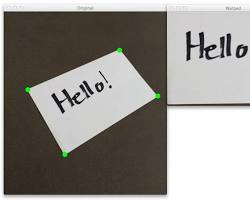
#> input picture input_image.jpeg, 250 x 200 px
$ jupyter execute --allow-errors 'AbhiPandey-23BAI10909-Smart_Scan_AI (Code).ipynb'   (shell and % lines are left out)
#> lines starting #> are read from the running program, lines starting #| are printed output that depends on the picture; after the words box and inside, x2 and y2 are one past the last pixel; in counts of white or black regions, pixels touching at a corner belong together
Part 1: Initial Setup and Image Formation

[cell 1]
import cv2
import numpy as np
import imutils
from google.colab.patches import cv2_imshow
from google.colab import files

def get_perspective_warp(img, pts, ratio):
    """Calculates the transformation matrix and warps the image (Module 1)"""
    pts = pts.reshape(4, 2) * ratio
    rect = np.zeros((4, 2), dtype="float32")
    s = pts.sum(axis=1)
    rect[0], rect[2] = pts[np.argmin(s)], pts[np.argmax(s)]
    diff = np.diff(pts, axis=1)
    rect[1], rect[3] = pts[np.argmin(diff)], pts[np.argmax(diff)]

    (tl, tr, br, bl) = rect
    w = int(max(np.linalg.norm(br-bl), np.linalg.norm(tr-tl)))
    h = int(max(np.linalg.norm(tr-br), np.linalg.norm(tl-bl)))

    dst = np.array([[0,0], [w-1,0], [w-1,h-1], [0,h-1]], dtype="float32")
    M = cv2.getPerspectiveTransform(rect, dst)
    return cv2.warpPerspective(img, M, (w, h))

# File Upload Logic
print("Upload your document:")
uploaded = files.upload()
#> the answer given: input_image.jpeg
file_name = list(uploaded.keys())[0]

image = cv2.imread(file_name)
#> image is the input picture: shape (200, 250, 3); mean B, G, R 137.9, 142.8, 146.5
orig = image.copy()
ratio = image.shape[0] / 500.0
#> ratio = 0.4
image = imutils.resize(image, height=500)
#> image: shape (500, 625, 3)

Part 2: Pre-processing & Edge Detection

[cell 2]
# 1. Enhancement (Module 2)
gray = cv2.cvtColor(image, cv2.COLOR_BGR2GRAY)
blurred = cv2.bilateralFilter(gray, 9, 75, 75) # Noise reduction while keeping edges

# 2. Morphological Closing (Module 2)
kernel = np.ones((5,5), np.uint8)
morphed = cv2.morphologyEx(blurred, cv2.MORPH_CLOSE, kernel)

# 3. Edge Detection (Module 3)
edged = cv2.Canny(morphed, 75, 200)
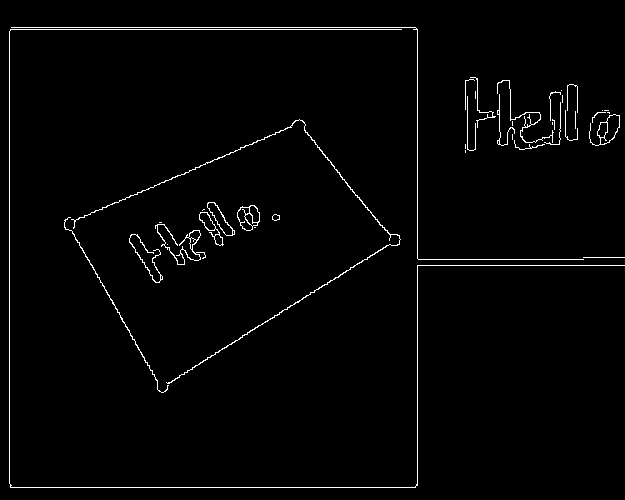
#> edged: shape (500, 625); 1.8% white in thin lines or dots
edged = cv2.dilate(edged, None, iterations=1) # Ensure contour is solid
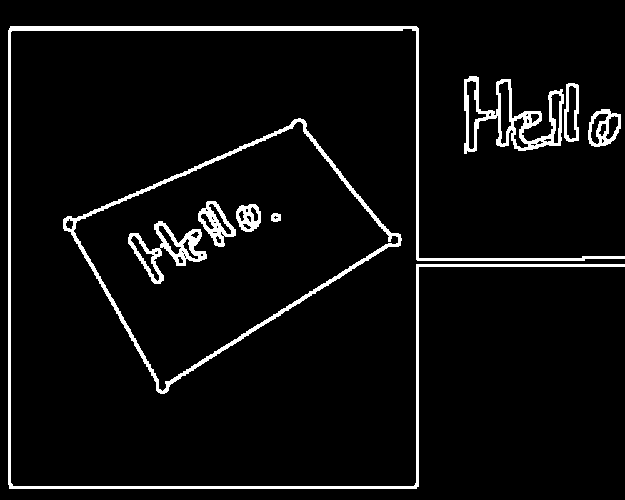
#> edged: shape (500, 625); 5.4% white; 9 white regions

# 4. Find Contours
cnts = cv2.findContours(edged.copy(), cv2.RETR_LIST, cv2.CHAIN_APPROX_SIMPLE)
#> cnts = 54 contours, 21 with area under 20; largest, box (x1, y1, x2, y2) and area: (63, 118, 402, 394) 46013, (73, 121, 399, 392) 43151, (8, 26, 625, 489) 5087, (464, 76, 564, 154) 3430, (128, 221, 207, 284) 1845
cnts = imutils.grab_contours(cnts)
cnts = sorted(cnts, key=cv2.contourArea, reverse=True)[:5]
#> cnts = 5 contours; box (x1, y1, x2, y2) and area: (63, 118, 402, 394) 46013, (73, 121, 399, 392) 43151, (8, 26, 625, 489) 5087, (464, 76, 564, 154) 3430, (128, 221, 207, 284) 1845

screenCnt = None
for c in cnts:
    peri = cv2.arcLength(c, True)
    approx = cv2.approxPolyDP(c, 0.02 * peri, True)
    if len(approx) == 4:
        screenCnt = approx
        break
#> this loop made 1 pass
#> (peri, screenCnt) on pass 1: (1008.2, [[303, 119], [63, 219], [158, 392], [400, 245]])

Part 3:Segmentation & Final Enhancement

[cell 3]
if screenCnt is not None:
    # 1. Perspective Warp (Module 1)
    warped = get_perspective_warp(orig, screenCnt, ratio)
#> in get_perspective_warp, `pts = pts.reshape(4, 2) * ratio`: pts = [[121.2, 47.6], [25.2, 87.6], [63.2, 156.8], [160, 98]]
#> in get_perspective_warp, `s = pts.sum(axis=1)`: s = [168.8, 112.8, 220, 258]
#> in get_perspective_warp, `diff = np.diff(pts, axis=1)`: diff = [-73.6, 62.4, 93.6, -62]
#> in get_perspective_warp, `return cv2.warpPerspective(img, M, (w, h))`:
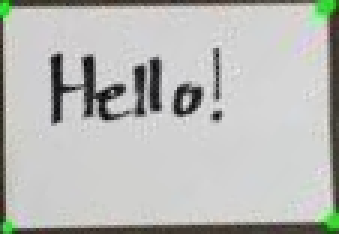
#> returned value: shape (78, 113, 3) (shown 3 times larger); mean of channels 0, 1, 2 183.6, 186.9, 185.8; drawn as B, G, R
    warped_gray = cv2.cvtColor(warped, cv2.COLOR_BGR2GRAY)

    # 2. Adaptive Thresholding (Module 4/Segmentation logic)
    # Using Gaussian adaptive threshold for better text extraction
    thresh = cv2.adaptiveThreshold(warped_gray, 255, cv2.ADAPTIVE_THRESH_GAUSSIAN_C,
                                   cv2.THRESH_BINARY, 11, 2)
#> thresh: shape (78, 113); 82.2% white; 127 black regions (119 under 20 px), largest, box (x1, y1, x2, y2) and area: (4, 74, 113, 78) 313, (17, 17, 49, 42) 298, (109, 0, 113, 73) 192

    # 3. Final Cleanup (Module 2)
    # Erode to sharpen text, then resize for display
    kernel_small = np.ones((2, 2), np.uint8)
    final_scan = cv2.erode(thresh, kernel_small, iterations=1)
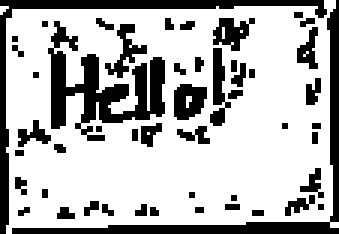
#> final_scan: shape (78, 113) (shown 3 times larger); 71.2% white; 50 black regions (35 under 20 px), largest, box (x1, y1, x2, y2) and area: (16, 7, 55, 47) 584, (4, 0, 113, 78) 522, (0, 0, 109, 78) 485

    print("--- Final Scanned Output ---")
    cv2_imshow(imutils.resize(final_scan, height=500))
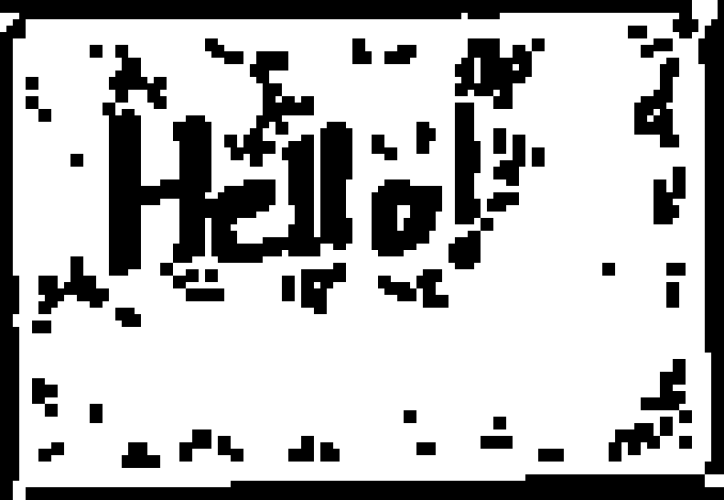
#> shown: shape (500, 724); min 0, max 255, mean 181.5
else:
    print("Error: Could not find document outline.")

Part 4: Classification & Analysis

[cell 4]
if screenCnt is not None:
    # 1. Aspect Ratio Classification
    h, w = warped.shape[:2]
#> h = 78; w = 113
    ar = w / float(h)
#> ar = 1.45

    if 0.6 < ar < 0.8: doc_type = "A4 Page"
    elif 1.2 < ar < 1.6: doc_type = "ID/Business Card"
    elif ar < 0.4: doc_type = "Receipt"
    else: doc_type = "Generic Document"

    # 2. Quality Score (Histogram Standard Deviation)
    std_dev = np.std(final_scan)
#> std_dev = 115.5
    status = "SUCCESS" if std_dev > 100 else "POOR QUALITY"
#> status = 'SUCCESS'
    color = (0, 255, 0) if status == "SUCCESS" else (0, 0, 255)
#> color = (0, 255, 0)

    # 3. Final Result Overlay
    result_img = warped.copy()
    cv2.putText(result_img, f"Type: {doc_type} | {status}", (20, 40),
                cv2.FONT_HERSHEY_SIMPLEX, 0.7, color, 2)
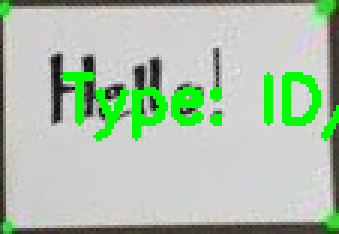
#> result_img: shape (78, 113, 3) (shown 3 times larger); 7.03% of pixels changed, all inside (x1, y1, x2, y2) = (20, 24, 113, 47)

    print(f"\nDetection Summary: {doc_type}")
    cv2_imshow(imutils.resize(result_img, height=400))

Part 5: OCR & Structured Summary

[cell 5]
import cv2
import numpy as np
import imutils
import pytesseract
import re
from google.colab.patches import cv2_imshow
from google.colab import files

# [15 lines left out: function get_perspective_warp, not called in this run]

# --- PART 1: FILE UPLOAD ---
print("Step 1: Uploading File...")
uploaded = files.upload()
#> the answer given: ocr_detect.png
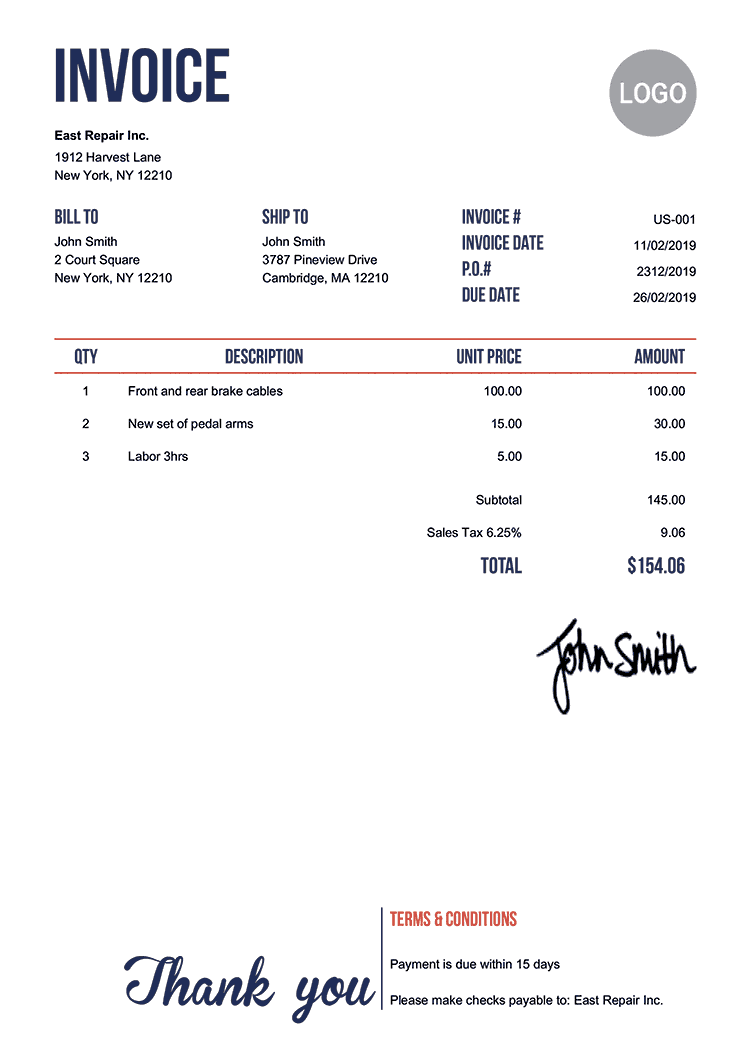
#> input picture ocr_detect.png, 750 x 1061 px
#> further down, image is the input picture: shape (1061, 750, 3); mean B, G, R 247.1, 246.3, 246.6
#> `blurred = cv2.GaussianBlur(gray, (5, 5), 0)`:
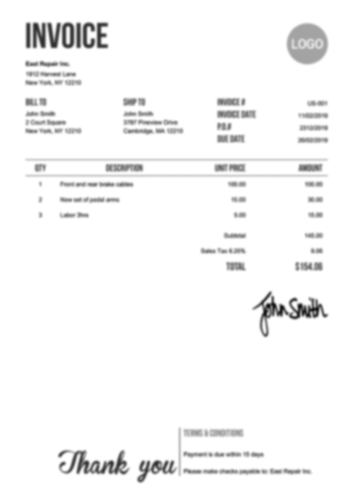
#> blurred: shape (500, 353); min 17, max 255, mean 246.5
#> `edged = cv2.Canny(blurred, 30, 150)`: edged: shape (500, 353); 4.1% white in thin lines or dots, all inside (x1, y1, x2, y2) = (25, 22, 328, 483)
#> `edged = cv2.dilate(edged, kernel, iterations=2)`:
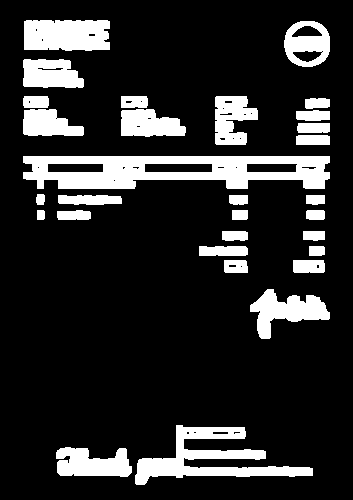
#> edged: shape (500, 353); 16.6% white; 30 white regions
#> `cnts = cv2.findContours(edged.copy(), cv2.RETR_LIST, cv2.CHAIN_APPROX_..`: cnts = 68 contours, 27 with area under 20; largest, box (x1, y1, x2, y2) and area: (23, 156, 330, 189) 8022, (135, 425, 313, 485) 3538, (24, 20, 110, 51) 2398, (250, 289, 330, 339) 1802, (284, 21, 330, 67) 1680
#> `cnts = sorted(cnts, key=cv2.contourArea, reverse=True)[:5]`: cnts = 5 contours; box (x1, y1, x2, y2) and area: (23, 156, 330, 189) 8022, (135, 425, 313, 485) 3538, (24, 20, 110, 51) 2398, (250, 289, 330, 339) 1802, (284, 21, 330, 67) 1680
#> the loop `for c in cnts:` made 5 passes
#> peri on passes 2 to 5: 763.2, 260.7, 274.8, 153.1
#> (peri, approx) on pass 1: (755.1, [[23, 156], [37, 188], [329, 178], [329, 156]])
#> `thresh = cv2.adaptiveThreshold(warped_gray, 255, cv2.ADAPTIVE_THRESH_G..`: thresh: shape (1061, 750); 95.8% white; 394 black regions (42 under 20 px), largest, box (x1, y1, x2, y2) and area: (124, 956, 275, 1007) 2738, (536, 618, 613, 715) 1462, (614, 632, 697, 677) 1381
#> `cv2_imshow(imutils.resize(thresh, height=500))`:
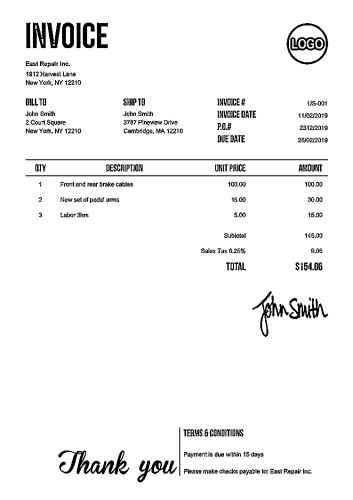
#> shown: shape (500, 353); min 0, max 255, mean 244.2
#> (the rest of this cell did not finish here and is left out)
